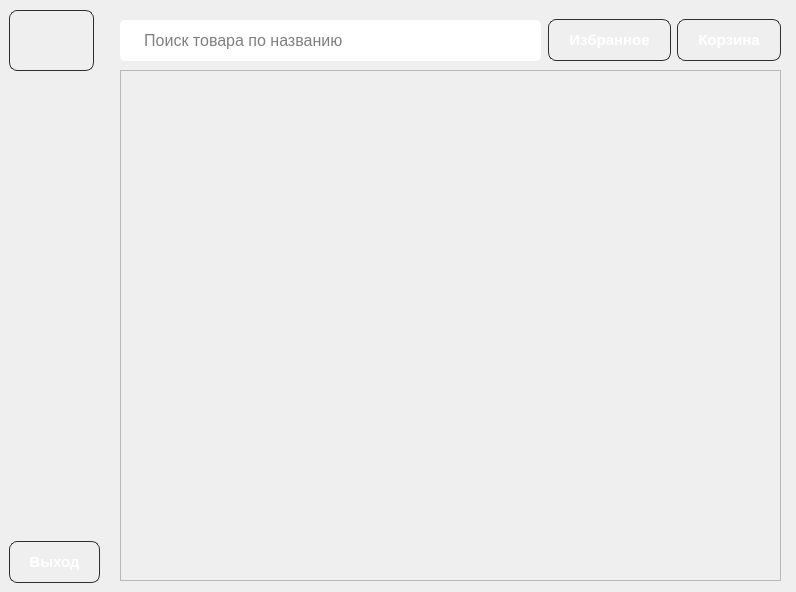
<?xml version="1.0" encoding="UTF-8"?>
<ui version="4.0">
 <class>BuyerMenu</class>
 <widget class="QWidget" name="BuyerMenu">
  <property name="geometry">
   <rect>
    <x>0</x>
    <y>0</y>
    <width>796</width>
    <height>592</height>
   </rect>
  </property>
  <property name="windowTitle">
   <string>Form</string>
  </property>
  <widget class="QPushButton" name="categoryButton_3">
   <property name="geometry">
    <rect>
     <x>9</x>
     <y>10</y>
     <width>85</width>
     <height>61</height>
    </rect>
   </property>
   <property name="toolTip">
    <string>Category</string>
   </property>
   <property name="styleSheet">
    <string notr="true">    QPushButton {
        background-color: transparent;
        color: white;
        border: 1px solid #2e2e2e;
        border-radius: 8px;
        padding: 10px 20px;
    }
    QPushButton:hover {
        border-color: #4e4e4e;
    }
    QPushButton:pressed {
        background-color: #1e1e1e;
}</string>
   </property>
   <property name="text">
    <string/>
   </property>
   <property name="icon">
    <iconset theme="QIcon::ThemeIcon::FormatJustifyLeft"/>
   </property>
   <property name="iconSize">
    <size>
     <width>39</width>
     <height>39</height>
    </size>
   </property>
  </widget>
  <widget class="QLineEdit" name="lineEdit">
   <property name="geometry">
    <rect>
     <x>120</x>
     <y>20</y>
     <width>421</width>
     <height>41</height>
    </rect>
   </property>
   <property name="font">
    <font>
     <pointsize>12</pointsize>
    </font>
   </property>
   <property name="styleSheet">
    <string notr="true">QLineEdit
                        {
                        border-width: 2px;
                        border-radius: 5px;
                        }
                        QLineEdit:Focus {
                        border:1px solid #6443DA
                        }
                    </string>
   </property>
   <property name="placeholderText">
    <string>     Поиск товара по названию</string>
   </property>
  </widget>
  <widget class="QPushButton" name="favouriteButton">
   <property name="geometry">
    <rect>
     <x>548</x>
     <y>19</y>
     <width>123</width>
     <height>42</height>
    </rect>
   </property>
   <property name="font">
    <font>
     <pointsize>11</pointsize>
     <bold>true</bold>
    </font>
   </property>
   <property name="cursor">
    <cursorShape>PointingHandCursor</cursorShape>
   </property>
   <property name="styleSheet">
    <string notr="true">    QPushButton {
        background-color: transparent;
        color: white;
        border: 1px solid #2e2e2e;
        border-radius: 8px;
        padding: 10px 20px;
    }
    QPushButton:hover {
        border-color: #4e4e4e;
    }
    QPushButton:pressed {
        background-color: #1e1e1e;
}</string>
   </property>
   <property name="text">
    <string>Избранное</string>
   </property>
  </widget>
  <widget class="QPushButton" name="cartButton">
   <property name="geometry">
    <rect>
     <x>677</x>
     <y>19</y>
     <width>104</width>
     <height>42</height>
    </rect>
   </property>
   <property name="font">
    <font>
     <pointsize>11</pointsize>
     <bold>true</bold>
    </font>
   </property>
   <property name="cursor">
    <cursorShape>PointingHandCursor</cursorShape>
   </property>
   <property name="styleSheet">
    <string notr="true">    QPushButton {
        background-color: transparent;
        color: white;
        border: 1px solid #2e2e2e;
        border-radius: 8px;
        padding: 10px 20px;
    }
    QPushButton:hover {
        border-color: #4e4e4e;
    }
    QPushButton:pressed {
        background-color: #1e1e1e;
}</string>
   </property>
   <property name="text">
    <string>Корзина</string>
   </property>
  </widget>
  <widget class="QPushButton" name="logOutButton">
   <property name="geometry">
    <rect>
     <x>9</x>
     <y>541</y>
     <width>91</width>
     <height>42</height>
    </rect>
   </property>
   <property name="font">
    <font>
     <pointsize>11</pointsize>
     <bold>true</bold>
    </font>
   </property>
   <property name="styleSheet">
    <string notr="true">    QPushButton {
        background-color: transparent;
        color: white;
        border: 1px solid #2e2e2e;
        border-radius: 8px;
        padding: 10px 20px;
    }
    QPushButton:hover {
        border-color: #4e4e4e;
    }
    QPushButton:pressed {
        background-color: #1e1e1e;
}</string>
   </property>
   <property name="text">
    <string>Выход</string>
   </property>
  </widget>
  <widget class="QScrollArea" name="scrollArea">
   <property name="geometry">
    <rect>
     <x>120</x>
     <y>70</y>
     <width>661</width>
     <height>511</height>
    </rect>
   </property>
   <property name="widgetResizable">
    <bool>true</bool>
   </property>
   <widget class="QWidget" name="scrollAreaWidgetContents">
    <property name="geometry">
     <rect>
      <x>0</x>
      <y>0</y>
      <width>659</width>
      <height>509</height>
     </rect>
    </property>
    <property name="minimumSize">
     <size>
      <width>659</width>
      <height>0</height>
     </size>
    </property>
    <property name="maximumSize">
     <size>
      <width>659</width>
      <height>16777215</height>
     </size>
    </property>
   </widget>
  </widget>
 </widget>
 <resources/>
 <connections/>
</ui>
